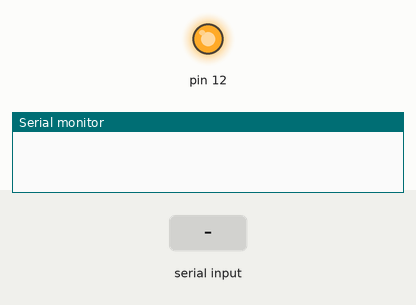
This sketch was run on a simulated Arduino Uno, built with avr-gcc and run on an emulated ATmega328P. On the bench: output pins drawn as LEDs (lit = HIGH), the last lines printed to the serial monitor. The test bench sets the inputs (shaded band). The modem accepts every AT command (registered, SIM ready, sends succeed) and sends nothing else.

Above: at 4.2 s.
4.3 s: "a" received over Serial
At 6.5 s:
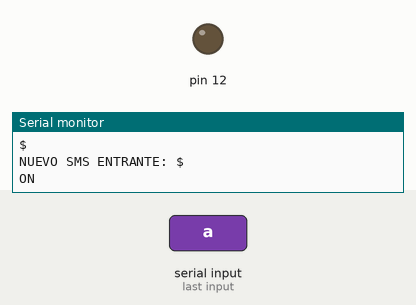
9.8 s: "b" received over Serial
At 10.8 s:
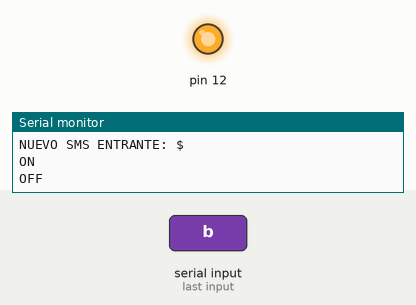
Timing chart, 0 to 12.8 s (numbered marks = the images above; inputs shaded):
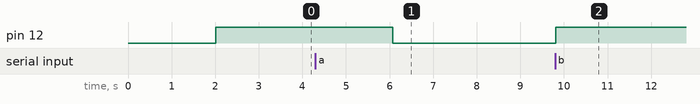

The sketch:

GSM_rx-sms.ino
```cpp
#include <SoftwareSerial.h>
#include <TinyGPS.h>

TinyGPS gps;
//SoftwareSerial serialgps(1,0);
SoftwareSerial SIM900(2,3); //RX, TX Serial
int year;
byte month,day,hour,minute,second, hundredths;
unsigned long chars;
unsigned short sentences, failed_checksum;
char dato=' ';
int centinela=0;
int option=0;
float latitude, longitude;
int conteo=0;
String Comando;


void setup()
{
  Serial.begin(115200);
  //serialgps.begin(9600);
  SIM900.begin(9600);
  //Serial.println("Arduino ok");
  SIM900.println("AT");
  delay(1000);
  SIM900.println("AT+CMGF=1");
  delay(1000);
  pinMode(12, OUTPUT);
  digitalWrite(12, HIGH);                   //Activamos el LED
  SIM900.println("AT+CNMI=1,2,0,0,0");
  delay(1000);
}

void loop()
{
   /* while(Serial.available())
    {
        int c=Serial.read();
        if(gps.encode(c))
        {
            gps.f_get_position(&latitude, &longitude);

            Serial.print("@");
            Serial.print(latitude,5);
            Serial.print("@=");
            Serial.print(longitude,5);
            Serial.println("=");
            delay(2000);
        }
    }*/
   if (Serial.available()>0)
  {
    //leemos la opcion enviada
    option=Serial.read();
    if(option=='a') {
      digitalWrite(12, LOW);
      Serial.println("ON");
    }
    if(option=='b') {
      digitalWrite(12, HIGH);
      Serial.println("OFF");
    }
    if(option=='c') {

      Serial.println("encerado");
      Comando = "";
    }
    option=0;
  }


    delay(10);
    if (SIM900.available())
    {                                //Si hay datos disponibles
      Comando = SIM900.readString();                        //Los almacenamos en la variable Comando
      Serial.println("NUEVO SMS ENTRANTE: " + Comando);      //Los sacamos por comunicacion serie
    }
    if(Comando.indexOf("#ON#")>=0)
    {                                            //Si la variable     Comando contiene la palabra ON
      digitalWrite(12, LOW);                   //Activamos el LED
      SIM900.println("AT+CMGD=3");
      Comando = "";                              //Vaciamos la variable
      Serial.println("Mensaje #ON# recibido");
    }
    if(Comando.indexOf("#OFF#")>=0)
    {                                            //Si la variable Comando contiene la palabra ON
      digitalWrite(12, HIGH);                   //Activamos el LED
      SIM900.println("AT+CMGD=3");
      Comando = "";                              //Vaciamos la variable
      Serial.println("Mensaje #OFF# recibido");
    }
}
```

Measured:
- after the input at 4.3 s, pin 12: HIGH → LOW after 1.8 s
- after the input at 9.8 s, pin 12: LOW → HIGH at once
